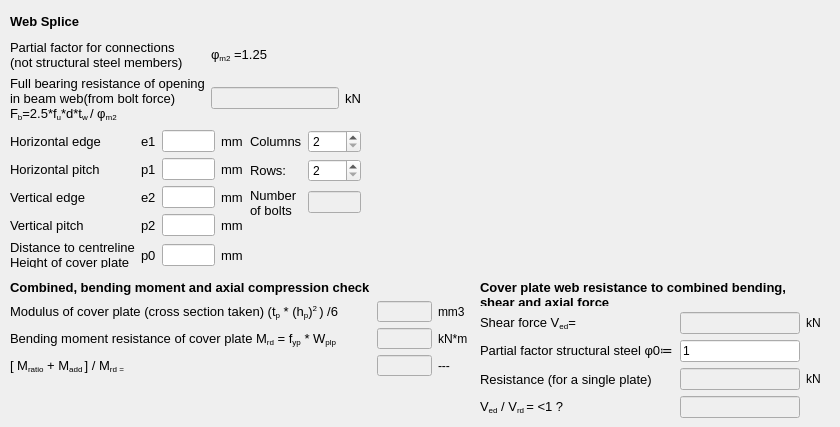
      <widget class="QWidget" name="tab_2">
       <attribute name="title">
        <string>Web Splice</string>
       </attribute>
       <widget class="QWidget" name="gridLayoutWidget_4">
        <property name="geometry">
         <rect>
          <x>10</x>
          <y>10</y>
          <width>351</width>
          <height>111</height>
         </rect>
        </property>
        <layout class="QGridLayout" name="gridLayout_6">
         <item row="1" column="0">
          <widget class="QLabel" name="label_68">
           <property name="text">
            <string>&lt;html&gt;&lt;head/&gt;&lt;body&gt;&lt;p&gt;&lt;span style=&quot; font-size:10pt;&quot;&gt;Partial factor for connections &lt;br/&gt;(not structural steel members)&lt;/span&gt;&lt;/p&gt;&lt;/body&gt;&lt;/html&gt;</string>
           </property>
          </widget>
         </item>
         <item row="1" column="1">
          <widget class="QLabel" name="label_67">
           <property name="font">
            <font>
             <pointsize>10</pointsize>
            </font>
           </property>
           <property name="text">
            <string>&lt;html&gt;&lt;head/&gt;&lt;body&gt;&lt;p&gt;φ&lt;span style=&quot; vertical-align:sub;&quot;&gt;m2&lt;/span&gt; =1.25&lt;/p&gt;&lt;/body&gt;&lt;/html&gt;</string>
           </property>
          </widget>
         </item>
         <item row="2" column="0">
          <widget class="QLabel" name="label_69">
           <property name="font">
            <font>
             <pointsize>10</pointsize>
            </font>
           </property>
           <property name="text">
            <string>&lt;html&gt;&lt;head/&gt;&lt;body&gt;&lt;p&gt;Full bearing resistance of opening&lt;br/&gt;in beam web(from bolt force)&lt;br/&gt;F&lt;span style=&quot; vertical-align:sub;&quot;&gt;b&lt;/span&gt;=2.5*f&lt;span style=&quot; vertical-align:sub;&quot;&gt;u&lt;/span&gt;*d*t&lt;span style=&quot; vertical-align:sub;&quot;&gt;w &lt;/span&gt;/ φ&lt;span style=&quot; vertical-align:sub;&quot;&gt;m2&lt;/span&gt;&lt;/p&gt;&lt;/body&gt;&lt;/html&gt;</string>
           </property>
          </widget>
         </item>
         <item row="2" column="1">
          <widget class="QLineEdit" name="lineEdit_30">
           <property name="enabled">
            <bool>false</bool>
           </property>
          </widget>
         </item>
         <item row="2" column="2">
          <widget class="QLabel" name="label_71">
           <property name="font">
            <font>
             <pointsize>10</pointsize>
            </font>
           </property>
           <property name="text">
            <string>&lt;html&gt;&lt;head/&gt;&lt;body&gt;&lt;p&gt;kN&lt;/p&gt;&lt;/body&gt;&lt;/html&gt;</string>
           </property>
          </widget>
         </item>
         <item row="0" column="0" colspan="3">
          <widget class="QLabel" name="label_66">
           <property name="text">
            <string>&lt;html&gt;&lt;head/&gt;&lt;body&gt;&lt;p&gt;&lt;span style=&quot; font-size:10pt; font-weight:600;&quot;&gt;Web Splice&lt;/span&gt;&lt;/p&gt;&lt;/body&gt;&lt;/html&gt;</string>
           </property>
          </widget>
         </item>
        </layout>
       </widget>
       <widget class="QWidget" name="gridLayoutWidget_5">
        <property name="geometry">
         <rect>
          <x>10</x>
          <y>130</y>
          <width>233</width>
          <height>138</height>
         </rect>
        </property>
        <layout class="QGridLayout" name="gridLayout_7">
         <item row="3" column="4">
          <widget class="QLabel" name="label_81">
           <property name="font">
            <font>
             <pointsize>10</pointsize>
            </font>
           </property>
           <property name="text">
            <string>mm</string>
           </property>
          </widget>
         </item>
         <item row="4" column="2">
          <widget class="QLabel" name="label_75">
           <property name="font">
            <font>
             <pointsize>10</pointsize>
            </font>
           </property>
           <property name="text">
            <string>p0</string>
           </property>
          </widget>
         </item>
         <item row="2" column="4">
          <widget class="QLabel" name="label_80">
           <property name="font">
            <font>
             <pointsize>10</pointsize>
            </font>
           </property>
           <property name="text">
            <string>mm</string>
           </property>
          </widget>
         </item>
         <item row="1" column="4">
          <widget class="QLabel" name="label_79">
           <property name="font">
            <font>
             <pointsize>10</pointsize>
            </font>
           </property>
           <property name="text">
            <string>mm</string>
           </property>
          </widget>
         </item>
         <item row="3" column="3">
          <widget class="QLineEdit" name="lineEdit_34">
           <property name="enabled">
            <bool>true</bool>
           </property>
           <property name="maxLength">
            <number>3</number>
           </property>
           <property name="frame">
            <bool>true</bool>
           </property>
           <property name="clearButtonEnabled">
            <bool>false</bool>
           </property>
          </widget>
         </item>
         <item row="2" column="3">
          <widget class="QLineEdit" name="lineEdit_33">
           <property name="enabled">
            <bool>true</bool>
           </property>
           <property name="maxLength">
            <number>3</number>
           </property>
           <property name="frame">
            <bool>true</bool>
           </property>
           <property name="clearButtonEnabled">
            <bool>false</bool>
           </property>
          </widget>
         </item>
         <item row="4" column="3">
          <widget class="QLineEdit" name="lineEdit_35">
           <property name="enabled">
            <bool>true</bool>
           </property>
           <property name="maxLength">
            <number>3</number>
           </property>
           <property name="frame">
            <bool>true</bool>
           </property>
           <property name="clearButtonEnabled">
            <bool>false</bool>
           </property>
          </widget>
         </item>
         <item row="1" column="3">
          <widget class="QLineEdit" name="lineEdit_32">
           <property name="enabled">
            <bool>true</bool>
           </property>
           <property name="maxLength">
            <number>3</number>
           </property>
           <property name="frame">
            <bool>true</bool>
           </property>
           <property name="clearButtonEnabled">
            <bool>false</bool>
           </property>
          </widget>
         </item>
         <item row="2" column="2">
          <widget class="QLabel" name="label_78">
           <property name="font">
            <font>
             <pointsize>10</pointsize>
            </font>
           </property>
           <property name="text">
            <string>e2</string>
           </property>
          </widget>
         </item>
         <item row="3" column="2">
          <widget class="QLabel" name="label_77">
           <property name="font">
            <font>
             <pointsize>10</pointsize>
            </font>
           </property>
           <property name="text">
            <string>p2</string>
           </property>
          </widget>
         </item>
         <item row="4" column="4">
          <widget class="QLabel" name="label_82">
           <property name="font">
            <font>
             <pointsize>10</pointsize>
            </font>
           </property>
           <property name="text">
            <string>mm</string>
           </property>
          </widget>
         </item>
         <item row="1" column="2">
          <widget class="QLabel" name="label_76">
           <property name="font">
            <font>
             <pointsize>10</pointsize>
            </font>
           </property>
           <property name="text">
            <string>p1</string>
           </property>
          </widget>
         </item>
         <item row="0" column="3">
          <widget class="QLineEdit" name="lineEdit_31">
           <property name="enabled">
            <bool>true</bool>
           </property>
           <property name="maxLength">
            <number>3</number>
           </property>
           <property name="frame">
            <bool>true</bool>
           </property>
           <property name="clearButtonEnabled">
            <bool>false</bool>
           </property>
          </widget>
         </item>
         <item row="0" column="4">
          <widget class="QLabel" name="label_70">
           <property name="font">
            <font>
             <pointsize>10</pointsize>
            </font>
           </property>
           <property name="text">
            <string>mm</string>
           </property>
          </widget>
         </item>
         <item row="0" column="2">
          <widget class="QLabel" name="label_74">
           <property name="font">
            <font>
             <pointsize>10</pointsize>
            </font>
           </property>
           <property name="text">
            <string>e1</string>
           </property>
          </widget>
         </item>
         <item row="3" column="1">
          <widget class="QLabel" name="label_83">
           <property name="font">
            <font>
             <pointsize>10</pointsize>
            </font>
           </property>
           <property name="text">
            <string>Vertical pitch</string>
           </property>
          </widget>
         </item>
         <item row="0" column="1">
          <widget class="QLabel" name="label_84">
           <property name="font">
            <font>
             <pointsize>10</pointsize>
            </font>
           </property>
           <property name="text">
            <string>Horizontal edge</string>
           </property>
          </widget>
         </item>
         <item row="1" column="1">
          <widget class="QLabel" name="label_85">
           <property name="font">
            <font>
             <pointsize>10</pointsize>
            </font>
           </property>
           <property name="text">
            <string>Horizontal pitch</string>
           </property>
          </widget>
         </item>
         <item row="2" column="1">
          <widget class="QLabel" name="label_86">
           <property name="font">
            <font>
             <pointsize>10</pointsize>
            </font>
           </property>
           <property name="text">
            <string>Vertical edge</string>
           </property>
          </widget>
         </item>
         <item row="4" column="1">
          <widget class="QLabel" name="label_87">
           <property name="font">
            <font>
             <pointsize>10</pointsize>
            </font>
           </property>
           <property name="text">
            <string>Distance to centreline
Height of cover plate</string>
           </property>
          </widget>
         </item>
        </layout>
       </widget>
       <widget class="QWidget" name="gridLayoutWidget_8">
        <property name="geometry">
         <rect>
          <x>250</x>
          <y>130</y>
          <width>111</width>
          <height>86</height>
         </rect>
        </property>
        <layout class="QGridLayout" name="gridLayout_10">
         <item row="0" column="1">
          <widget class="QSpinBox" name="spinBox_columns">
           <property name="minimum">
            <number>2</number>
           </property>
           <property name="maximum">
            <number>10</number>
           </property>
          </widget>
         </item>
         <item row="1" column="1">
          <widget class="QSpinBox" name="spinBox_rows">
           <property name="minimum">
            <number>2</number>
           </property>
           <property name="maximum">
            <number>10</number>
           </property>
          </widget>
         </item>
         <item row="0" column="0">
          <widget class="QLabel" name="label_72">
           <property name="font">
            <font>
             <pointsize>10</pointsize>
            </font>
           </property>
           <property name="text">
            <string>Columns</string>
           </property>
          </widget>
         </item>
         <item row="1" column="0">
          <widget class="QLabel" name="label_73">
           <property name="font">
            <font>
             <pointsize>10</pointsize>
            </font>
           </property>
           <property name="text">
            <string>Rows:</string>
           </property>
          </widget>
         </item>
         <item row="2" column="0">
          <widget class="QLabel" name="label_92">
           <property name="font">
            <font>
             <pointsize>10</pointsize>
            </font>
           </property>
           <property name="text">
            <string>&lt;html&gt;&lt;head/&gt;&lt;body&gt;&lt;p&gt;Number&lt;br/&gt;of bolts&lt;/p&gt;&lt;/body&gt;&lt;/html&gt;</string>
           </property>
          </widget>
         </item>
         <item row="2" column="1">
          <widget class="QLineEdit" name="lineEdit_38">
           <property name="enabled">
            <bool>false</bool>
           </property>
          </widget>
         </item>
        </layout>
       </widget>
       <widget class="QWidget" name="gridLayoutWidget_6">
        <property name="geometry">
         <rect>
          <x>480</x>
          <y>280</y>
          <width>341</width>
          <height>138</height>
         </rect>
        </property>
        <layout class="QGridLayout" name="gridLayout_8">
         <item row="2" column="0">
          <widget class="QLabel" name="label_112">
           <property name="font">
            <font>
             <pointsize>10</pointsize>
            </font>
           </property>
           <property name="text">
            <string>&lt;html&gt;&lt;head/&gt;&lt;body&gt;&lt;p&gt;Partial factor structural steel φ0≔&lt;/p&gt;&lt;/body&gt;&lt;/html&gt;</string>
           </property>
          </widget>
         </item>
         <item row="4" column="0">
          <widget class="QLabel" name="label_222">
           <property name="font">
            <font>
             <pointsize>10</pointsize>
            </font>
           </property>
           <property name="text">
            <string>&lt;html&gt;&lt;head/&gt;&lt;body&gt;&lt;p&gt;V&lt;span style=&quot; vertical-align:sub;&quot;&gt;ed&lt;/span&gt; / V&lt;span style=&quot; vertical-align:sub;&quot;&gt;rd &lt;/span&gt;= &amp;lt;1 ?&lt;/p&gt;&lt;/body&gt;&lt;/html&gt;</string>
           </property>
          </widget>
         </item>
         <item row="1" column="2">
          <widget class="QLabel" name="label_110">
           <property name="text">
            <string>kN</string>
           </property>
          </widget>
         </item>
         <item row="1" column="0">
          <widget class="QLabel" name="label_109">
           <property name="font">
            <font>
             <pointsize>10</pointsize>
            </font>
           </property>
           <property name="text">
            <string>&lt;html&gt;&lt;head/&gt;&lt;body&gt;&lt;p&gt;Shear force V&lt;span style=&quot; vertical-align:sub;&quot;&gt;ed&lt;/span&gt;=&lt;/p&gt;&lt;/body&gt;&lt;/html&gt;</string>
           </property>
          </widget>
         </item>
         <item row="1" column="1">
          <widget class="QLineEdit" name="lineEdit_47">
           <property name="enabled">
            <bool>false</bool>
           </property>
          </widget>
         </item>
         <item row="3" column="0">
          <widget class="QLabel" name="label_111">
           <property name="font">
            <font>
             <pointsize>10</pointsize>
            </font>
           </property>
           <property name="text">
            <string>Resistance (for a single plate)</string>
           </property>
          </widget>
         </item>
         <item row="4" column="1">
          <widget class="QLineEdit" name="lineEdit_89">
           <property name="enabled">
            <bool>false</bool>
           </property>
          </widget>
         </item>
         <item row="3" column="1">
          <widget class="QLineEdit" name="lineEdit_90">
           <property name="enabled">
            <bool>false</bool>
           </property>
          </widget>
         </item>
         <item row="2" column="1">
          <widget class="QLineEdit" name="lineEdit_91">
           <property name="enabled">
            <bool>true</bool>
           </property>
           <property name="text">
            <string>1</string>
           </property>
          </widget>
         </item>
         <item row="3" column="2">
          <widget class="QLabel" name="label_223">
           <property name="text">
            <string>kN</string>
           </property>
          </widget>
         </item>
         <item row="0" column="0" colspan="3">
          <widget class="QLabel" name="label_108">
           <property name="font">
            <font>
             <pointsize>10</pointsize>
             <weight>75</weight>
             <bold>true</bold>
            </font>
           </property>
           <property name="text">
            <string>&lt;html&gt;&lt;head/&gt;&lt;body&gt;&lt;p&gt;Cover plate web resistance to combined bending, &lt;br/&gt;shear and axial force&lt;/p&gt;&lt;/body&gt;&lt;/html&gt;</string>
           </property>
          </widget>
         </item>
        </layout>
       </widget>
       <widget class="QWidget" name="gridLayoutWidget_17">
        <property name="geometry">
         <rect>
          <x>10</x>
          <y>280</y>
          <width>458</width>
          <height>96</height>
         </rect>
        </property>
        <layout class="QGridLayout" name="gridLayout_19">
         <item row="3" column="0">
          <widget class="QLabel" name="label_228">
           <property name="text">
            <string>&lt;html&gt;&lt;head/&gt;&lt;body&gt;&lt;p&gt;&lt;span style=&quot; font-size:10pt;&quot;&gt;Bending moment resistance of cover plate M&lt;/span&gt;&lt;span style=&quot; font-size:10pt; vertical-align:sub;&quot;&gt;rd&lt;/span&gt;&lt;span style=&quot; font-size:10pt;&quot;&gt; = f&lt;/span&gt;&lt;span style=&quot; font-size:10pt; vertical-align:sub;&quot;&gt;yp&lt;/span&gt;&lt;span style=&quot; font-size:10pt;&quot;&gt; * W&lt;/span&gt;&lt;span style=&quot; font-size:10pt; vertical-align:sub;&quot;&gt;plp&lt;/span&gt;&lt;/p&gt;&lt;/body&gt;&lt;/html&gt;</string>
           </property>
          </widget>
         </item>
         <item row="3" column="2">
          <widget class="QLabel" name="label_227">
           <property name="text">
            <string>kN*m</string>
           </property>
          </widget>
         </item>
         <item row="3" column="1">
          <widget class="QLineEdit" name="lineEdit_93">
           <property name="enabled">
            <bool>false</bool>
           </property>
          </widget>
         </item>
         <item row="2" column="1">
          <widget class="QLineEdit" name="lineEdit_92">
           <property name="enabled">
            <bool>false</bool>
           </property>
          </widget>
         </item>
         <item row="1" column="0">
          <widget class="QLabel" name="label_224">
           <property name="font">
            <font>
             <pointsize>10</pointsize>
             <weight>75</weight>
             <bold>true</bold>
            </font>
           </property>
           <property name="text">
            <string>Combined, bending moment and axial compression check</string>
           </property>
          </widget>
         </item>
         <item row="2" column="0">
          <widget class="QLabel" name="label_225">
           <property name="text">
            <string>&lt;html&gt;&lt;head/&gt;&lt;body&gt;&lt;p&gt;&lt;span style=&quot; font-size:10pt;&quot;&gt;Modulus of cover plate (cross section taken) (t&lt;/span&gt;&lt;span style=&quot; font-size:10pt; vertical-align:sub;&quot;&gt;p&lt;/span&gt;&lt;span style=&quot; font-size:10pt;&quot;&gt; * (h&lt;/span&gt;&lt;span style=&quot; font-size:10pt; vertical-align:sub;&quot;&gt;p&lt;/span&gt;&lt;span style=&quot; font-size:10pt;&quot;&gt;)&lt;/span&gt;&lt;span style=&quot; font-size:10pt; vertical-align:super;&quot;&gt;2 &lt;/span&gt;&lt;span style=&quot; font-size:10pt;&quot;&gt;) /&lt;/span&gt;&lt;span style=&quot; font-size:10pt; vertical-align:super;&quot;/&gt;&lt;span style=&quot; font-size:10pt;&quot;&gt;6&lt;/span&gt;&lt;/p&gt;&lt;/body&gt;&lt;/html&gt;</string>
           </property>
          </widget>
         </item>
         <item row="2" column="2">
          <widget class="QLabel" name="label_226">
           <property name="text">
            <string>mm3</string>
           </property>
          </widget>
         </item>
         <item row="4" column="0">
          <widget class="QLabel" name="label_229">
           <property name="text">
            <string>&lt;html&gt;&lt;head/&gt;&lt;body&gt;&lt;p&gt;&lt;span style=&quot; font-size:10pt;&quot;&gt;[ M&lt;/span&gt;&lt;span style=&quot; font-size:10pt; vertical-align:sub;&quot;&gt;ratio&lt;/span&gt;&lt;span style=&quot; font-size:10pt;&quot;&gt; + M&lt;/span&gt;&lt;span style=&quot; font-size:10pt; vertical-align:sub;&quot;&gt;add &lt;/span&gt;&lt;span style=&quot; font-size:10pt;&quot;&gt;]&lt;/span&gt;&lt;span style=&quot; font-size:10pt;&quot;&gt; / M&lt;/span&gt;&lt;span style=&quot; font-size:10pt; vertical-align:sub;&quot;&gt;rd =&lt;/span&gt;&lt;/p&gt;&lt;/body&gt;&lt;/html&gt;</string>
           </property>
          </widget>
         </item>
         <item row="4" column="1">
          <widget class="QLineEdit" name="lineEdit_94">
           <property name="enabled">
            <bool>false</bool>
           </property>
          </widget>
         </item>
         <item row="4" column="2">
          <widget class="QLabel" name="label_230">
           <property name="text">
            <string>---</string>
           </property>
          </widget>
         </item>
        </layout>
       </widget>
       <widget class="QLabel" name="label_diagram">
        <property name="geometry">
         <rect>
          <x>370</x>
          <y>10</y>
          <width>461</width>
          <height>261</height>
         </rect>
        </property>
        <property name="autoFillBackground">
         <bool>false</bool>
        </property>
        <property name="text">
         <string/>
        </property>
        <property name="pixmap">
         <pixmap>media/4x3.jpeg</pixmap>
        </property>
        <property name="scaledContents">
         <bool>true</bool>
        </property>
       </widget>
      </widget>
